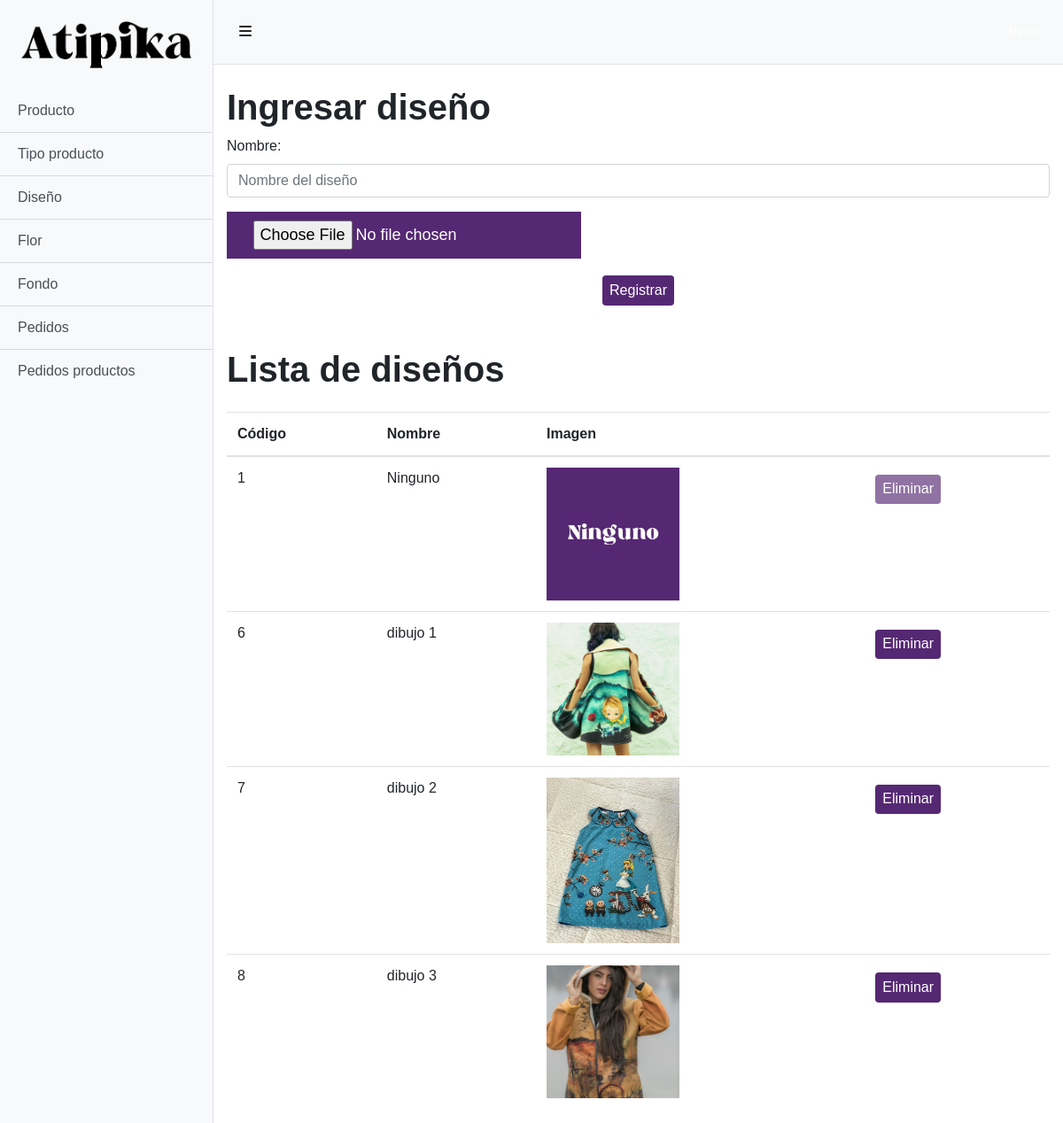
/admin/diseño.php (signed in), run on the app's committed database.
### conexion.php (called while the page is built, shortened)
<?php
$urlimagen="http://localhost/GIT/atipika/images/";
?>

### admin/diseño.php (the view, shortened to what this page needs)
<?php
include '../conexion.php';
?>
<!DOCTYPE html>
<html lang="es">
    <head>
        <link rel="stylesheet" href="https://cdn.jsdelivr.net/npm/bootstrap@4.5.3/dist/css/bootstrap.min.css">
        <link href="simple-sidebar.css" rel="stylesheet">
        <link href="../css/estilo.css" rel="stylesheet">
    </head>
    <body>
        <div class="d-flex" id="wrapper">
            <div class="bg-light border-right" id="sidebar-wrapper">
                <div class="list-group list-group-flush">
                <div class="p-4"><a href="../index.php"><img src="../img/logo-01.png"></a>
                </div>
                    <a href="producto.php" class="list-group-item list-group-item-action bg-light">Producto</a>
                    <a href="tipo_producto.php" class="list-group-item list-group-item-action bg-light">Tipo producto</a>
                    <a href="diseño.php" class="list-group-item list-group-item-action bg-light">Diseño</a>
                    <a href="flor.php" class="list-group-item list-group-item-action bg-light">Flor</a>
                    <a href="fondo.php" class="list-group-item list-group-item-action bg-light">Fondo</a>
                    <a href="pedidos.php" class="list-group-item list-group-item-action bg-light">Pedidos</a>
                    <a href="pedidos_diseno_hecho.php" class="list-group-item list-group-item-action bg-light">Pedidos productos</a>
                </div>
            </div>
            <div id="page-content-wrapper">
                <nav class="navbar navbar-expand-lg navbar-light bg-light border-bottom">
                <button class="btn btn-admin toggled" id="menu-toggle"><i class="fas fa-bars"></i></button>
                    <div class="collapse navbar-collapse" id="navbarSupportedContent">
                        <ul class="navbar-nav ml-auto mt-2 mt-lg-0">
                            <li class="nav-item">
                                <a class="nav-link" href="../index.php">Inicio
                                    <span class="sr-only">(current)</span></a>
                            </li>
                        </ul>
                    </div>
                </nav>
            <div class="container-fluid">
                    <h1 class="mt-4">Ingresar diseño</h1>
                    <form action="controlador/ingresar_diseno.php" name="add_form" method="POST" enctype="multipart/form-data">
                        <div class="form-group">
                            <label>Nombre:</label>
                                <input type="text" id="pregunta" name="nombre" class="form-control" placeholder="Nombre del diseño" required>
                        </div>
                        <div class="form-group">
                                <div class="custom-input-file col-md-6 col-sm-6 col-xs-6">
                                <input type="file" name ="img1" id="fichero-tarifas" class="input-file" required>
                                </div>
                                <br><br>
                        </div>
                        <div class="form-group text-center mb-5">
                            <button type="submit" class="btn btn-color">Registrar</button>
                        </div>
                    </form>
            </div>
            <div class="container-fluid">
                <h1 class="mt-4">Lista de diseños</h1>
                <div class="mt-4">
                    <table class="table table-hover">
                        <thead class="thead">
                            <th>Código</th>
                            <th>Nombre</th>
                            <th>Imagen</th>
                            <th></th>
                        </thead>
                        <?php
                        $sel = $conn ->query("SELECT * FROM tbldiseño");
                        while ($fila = $sel -> fetch_assoc()) {
                        ?>
                        <tr>
                            <td><?php echo $fila['cod_diseño'] ?></td>
                            <td><?php echo $fila['nombre'] ?></td>
                            <td><img src="<?php echo $urlimagen.$fila['imagen'];?>" width="150px"></td>
                            <?php
                            if ($fila['cod_diseño']==1){
                                ?>
                                <td><a href="#" onclick="preguntar(<?php echo $fila['cod_diseño']?>)"><button class="btn btn-color" disabled>Eliminar</button></a></td>
                            <?php
                            }else{
                            ?>
                            <td><a href="#" onclick="preguntar(<?php echo $fila['cod_diseño']?>)"><button class="btn btn-color">Eliminar</button></a></td>
                            <?php
                            }
                            ?>
                        </tr>
                        <?php } ?>
                    </table>
                </div>
            </div>
        </div>
    </body>
</html>

### admin/simple-sidebar.css (style rules this page uses)
.custom-input-file { background-color: #552873; color: #fff; cursor: pointer; font-size: 18px; font-weight: bold; min-height: 15px; float: left; padding: 10px; text-align: center; width: 400px; }
#wrapper { overflow-x: hidden; }
#sidebar-wrapper { min-height: 100vh; margin-left: -15rem; -webkit-transition: margin .25s ease-out; -moz-transition: margin .25s ease-out; -o-transition: margin .25s ease-out; transition: margin .25s ease-out; }
#sidebar-wrapper .list-group { width: 15rem; }
#page-content-wrapper { min-width: 100vw; }
@media (min-width: 768px) { #sidebar-wrapper { margin-left: 0; } }
@media (min-width: 768px) { #page-content-wrapper { min-width: 0; width: 100%; } }

### css/estilo.css (style rules this page uses)
* { transition: all 0.3s; margin: 0; max-width: 100%; }
html, body { font-family: 'Raleway', sans-serif; }
h1, h2, h3 { font-weight: 700; }
.btn-color { background-color: #552873; color: #ffffff; border: none; font-size: 1rem; padding: 0.3rem 0.5rem; margin-top: 0.5rem; }
.navbar { padding: 1rem; }
nav a { color: #ffffff !important; text-decoration: none; transition: 0.2s; }

### data on the page
tbldiseño: cod_diseño "1", nombre "Ninguno", imagen (picture)
tbldiseño: cod_diseño "6", nombre "dibujo 1", imagen (picture)
tbldiseño: cod_diseño "7", nombre "dibujo 2", imagen (picture)
tbldiseño: cod_diseño "8", nombre "dibujo 3", imagen (picture)
